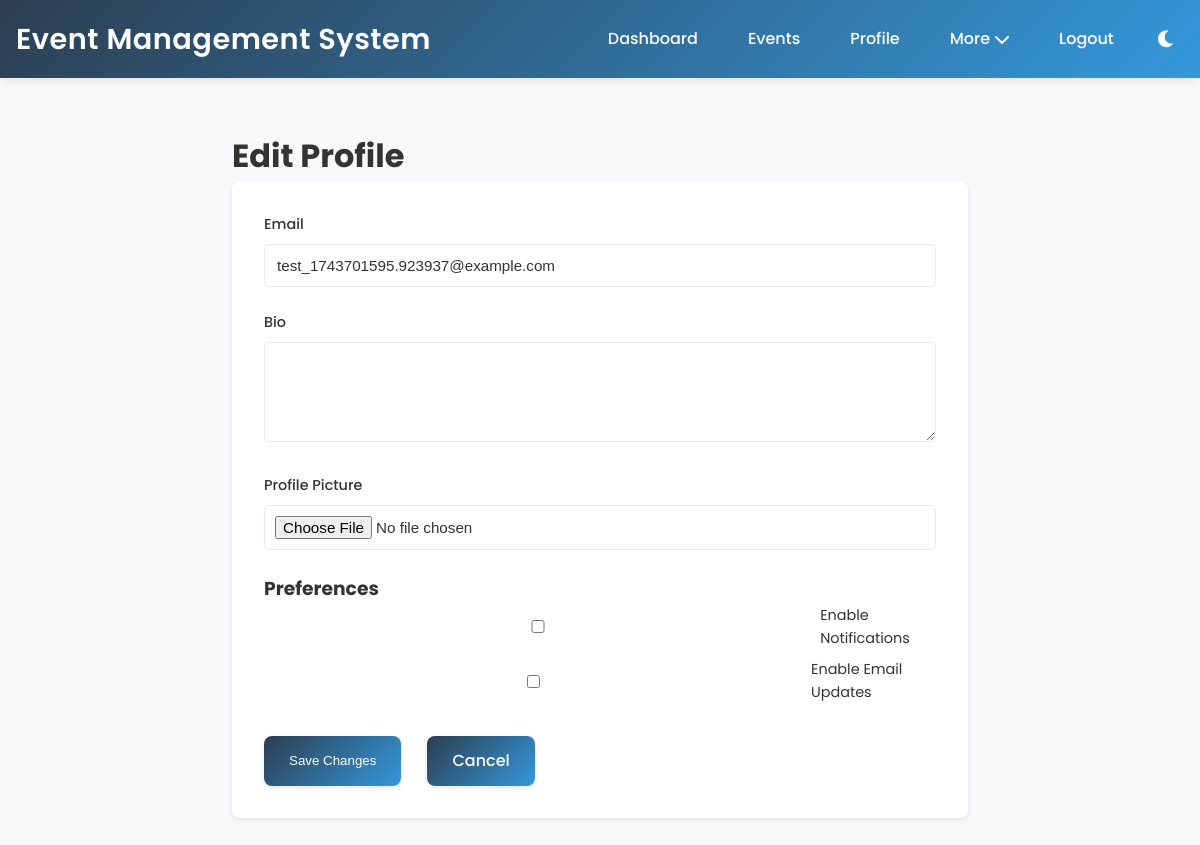
Before: /profile/edit (signed in) with the older database file.
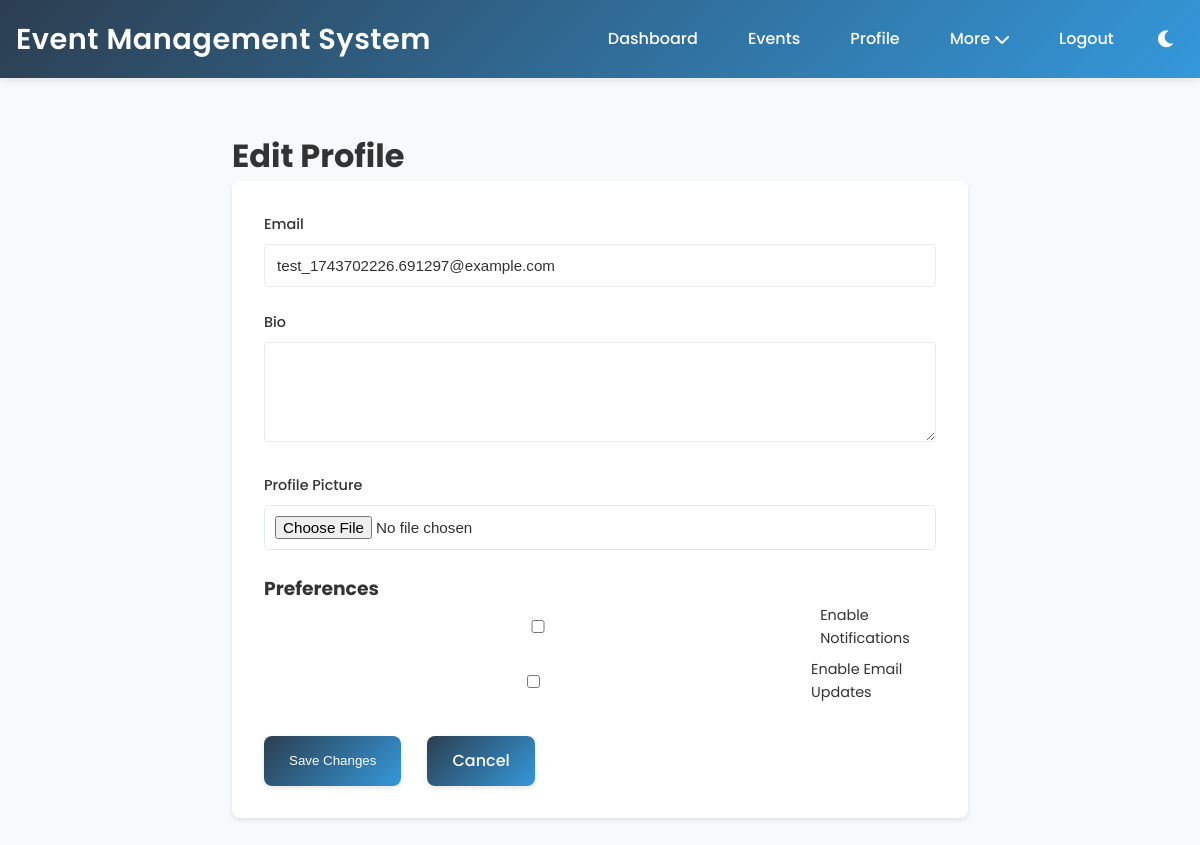
After: the same page with the newer database file.
### app.py (models this page shows, shortened)
class User(UserMixin, db.Model):
    id = db.Column(db.Integer, primary_key=True)
    username = db.Column(db.String(80), unique=True, nullable=False)
    email = db.Column(db.String(120), unique=True, nullable=False)
    password_hash = db.Column(db.String(128))
    profile_picture = db.Column(db.String(255))
    bio = db.Column(db.Text)
    notifications = db.relationship('Notification', backref='user', lazy=True)
    last_seen = db.Column(db.DateTime, default=datetime.utcnow)
    events = db.relationship('Event', secondary='user_events', backref=db.backref('attendees', lazy='dynamic'))
    preferences = db.Column(db.Text)  # JSON string for user preferences
    def get_preferences(self):
        if self.preferences:
            return json.loads(self.preferences)
        return {}

### app.py (the view, shortened to what this page needs)
@app.route('/profile/edit', methods=['GET', 'POST'])
@login_required
def edit_profile():
    return render_template('edit_profile.html',
        user=current_user,
        preferences=current_user.get_preferences()
    )

### app.py (called while the page is built)
@login_manager.user_loader
def load_user(user_id):
    return User.query.get(int(user_id))

### templates/edit_profile.html (shortened to what this page needs)
{% extends "base.html" %}
{% block content %}
<div class="edit-profile-container">
    <h1>Edit Profile</h1>
    <form method="POST" enctype="multipart/form-data" class="edit-profile-form">
        <div class="form-group">
            <label for="email">Email</label>
            <input type="email" id="email" name="email" value="{{ user.email }}" required>
        </div>
        <div class="form-group">
            <label for="bio">Bio</label>
            <textarea id="bio" name="bio" rows="4">{{ user.bio or '' }}</textarea>
        </div>
        <div class="form-group">
            <label for="profile_picture">Profile Picture</label>
            <input type="file" id="profile_picture" name="profile_picture" accept="image/*">
        </div>
        <div class="form-group">
            <h3>Preferences</h3>
            <div class="preference-option">
                <input type="checkbox" id="notifications" name="notifications" {% if preferences.notifications %}checked{% endif %}>
                <label for="notifications">Enable Notifications</label>
            </div>
            <div class="preference-option">
                <input type="checkbox" id="email_updates" name="email_updates" {% if preferences.email_updates %}checked{% endif %}>
                <label for="email_updates">Enable Email Updates</label>
            </div>
        </div>
        <div class="form-actions">
            <button type="submit" class="btn btn-primary">Save Changes</button>
            <a href="{{ url_for('profile') }}" class="btn btn-secondary">Cancel</a>
        </div>
    </form>
</div>
{% endblock %}

Changed rows visible on the page:
changed User: email "test_1743701595.923937@example.com" → "test_1743702226.691297@example.com"
